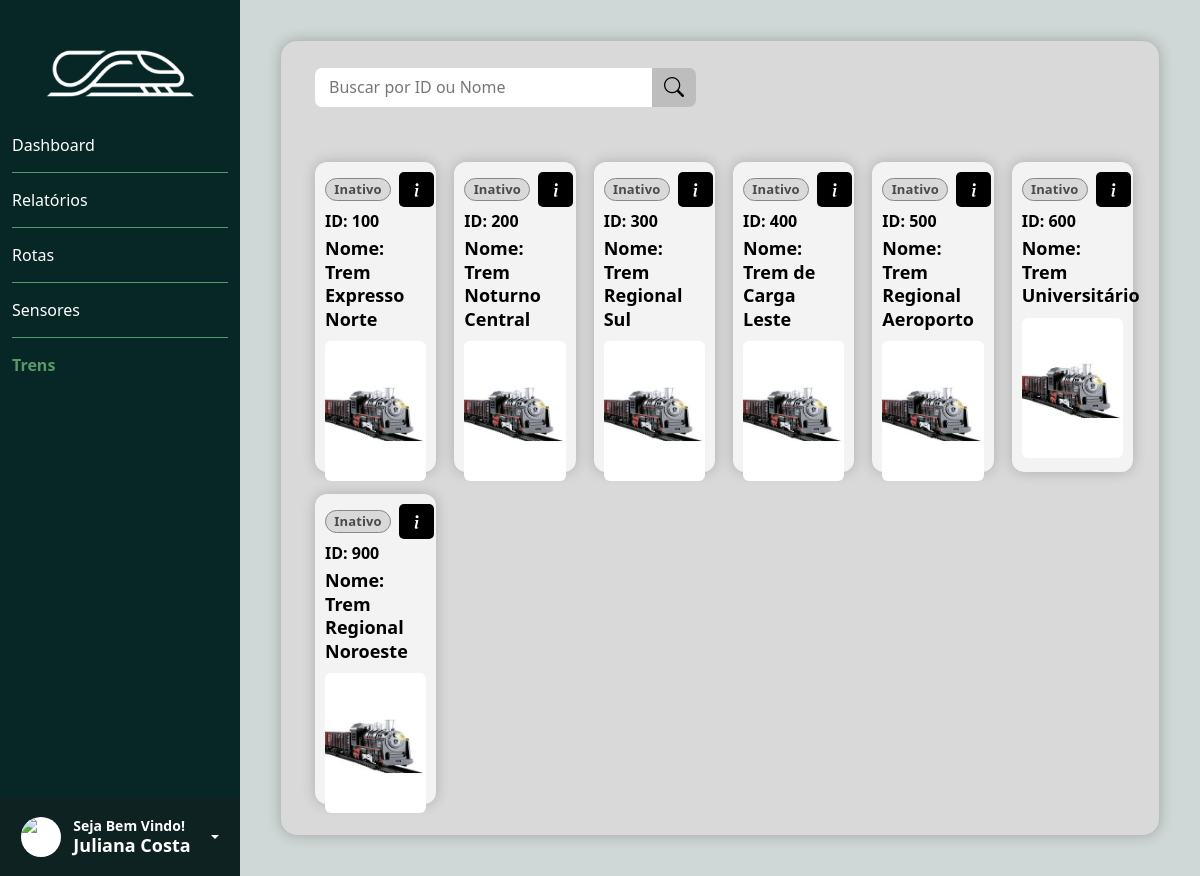
Page /public/tela_trens.php (signed in) on the committed database.
### tables this page shows
CREATE TABLE trens (
    trem_id INT NOT NULL AUTO_INCREMENT PRIMARY KEY,
    nome_trem VARCHAR(155) NOT NULL,
    responsavel_id INT NOT NULL,
    FOREIGN KEY (responsavel_id) REFERENCES usuarios(usuario_id)
);

### public/tela_trens.php (the view, shortened to what this page needs)
<?php
require_once __DIR__ . '/../infra/conexao.php';
$usuarioNome = $_SESSION['usuario_nome'] ?? 'Usuário';
$termoBusca = isset($_GET['q']) ? trim((string) $_GET['q']) : '';
$trens = [];
if ($termoBusca === '') {
    $resultadoTrens = mysqli_query($conexao, "SELECT trem_id, nome_trem, responsavel_id FROM trens ORDER BY trem_id ASC");
}
while ($trem = mysqli_fetch_assoc($resultadoTrens)) {
    $trens[] = $trem;
}
?>
<!DOCTYPE html>
<html lang="pt-br">
<head>
    <link href="https://cdn.jsdelivr.net/npm/bootstrap@5.3.8/dist/css/bootstrap.min.css" rel="stylesheet">
    <link rel="stylesheet" href="https://cdn.jsdelivr.net/npm/bootstrap-icons@1.11.3/font/bootstrap-icons.min.css">
    <link rel="stylesheet" href="../assets/style/style.css">
</head>
<body>
    <main>
        <nav class="nav1">
            <img src="../assets/img/logo.svg" alt="logo" class="logo">
            <ul class="ul1">
                <li class="lista1" id="li1"><a href="dashboard.php" class="lista1">Dashboard</a></li>
                <hr class="hr1 opacity-100">
                <li class="lista1" id="li1"><a href="tela_relatorios.php" class="lista1">Relatórios</a></li>
                <hr class="hr1 opacity-100">
                <li class="lista1" id="li1"><a href="tela_rotas.php" class="lista1">Rotas</a></li>
                <hr class="hr1 opacity-100">
                <li class="lista1" id="li1"><a href="tela_sensores.php" class="lista1">Sensores</a></li>
                <hr class="hr1 opacity-100">
                <li class="lista" id="li1"><a href="tela_trens.php" class="lista">Trens</a></li>
            </ul>
            <div class="dropdown">
                <div class="box_usuario dropdown-toggle" data-bs-toggle="dropdown" aria-expanded="false" role="button">
                    <div class="img_usuario">
                        <img src="../assets/img/usuario.png" alt="usuario" class="img-fluid">
                    </div>
                    <div class="h3">
                        <h3 class="h3_1">Seja Bem Vindo!</h3>
                        <h3 class="h3_2"><?php echo htmlspecialchars($usuarioNome); ?></h3>
                    </div>
                </div>
            </div>
        </nav>
        <section class="conteudo trens-conteudo">
            <div class="trens-painel">
                <div class="trens-topo d-flex align-items-center justify-content-between">
                    <form method="GET" action="tela_trens.php" class="input-group trens-busca" autocomplete="off">
                        <input id="input_busca_trem" name="q" type="text" class="form-control trens-input" value="<?= htmlspecialchars($termoBusca, ENT_QUOTES, 'UTF-8'); ?>" placeholder="Buscar por ID ou Nome" aria-label="Buscar por ID ou Nome">
                        <button id="btn_busca_trem" class="btn trens-btn-busca" type="submit" aria-label="Buscar">
                            <i class="bi bi-search"></i>
                        </button>
                    </form>
                </div>
                <div class="trens-lista">
                    <div class="row trens-grid">
                        <?php if (empty($trens)): ?>
                            <div class="col-12">
                                <p class="text-center py-4 mb-0">Nenhum trem cadastrado.</p>
                            </div>
                        <?php else: ?>
                            <?php foreach ($trens as $trem): ?>
                                <?php
                                $tremId = (int) $trem['trem_id'];
                                $nomeTrem = htmlspecialchars((string) $trem['nome_trem'], ENT_QUOTES, 'UTF-8');
                                $responsavelId = (int) $trem['responsavel_id'];
                                $statusTrem = 'Inativo';
                                ?>
                                <div class="col">
                                    <article class="trens-card-trem" data-id="<?= $tremId; ?>" data-nome="<?= $nomeTrem; ?>" data-responsavel="<?= $responsavelId; ?>" data-status="<?= $statusTrem; ?>">
                                        <div class="trens-card-cabecalho">
                                            <div class="trens-card-header-row">
                                                <span class="trens-card-status inativo"><?= $statusTrem; ?></span>
                                                <div class="trens-card-acoes">
                                                    <button class="trens-card-acao" type="button" data-bs-toggle="modal" data-bs-target="#modal_visualizar_trem" aria-label="Detalhes do trem">
                                                        <i class="bi bi-info-lg"></i>
                                                    </button>
                                                </div>
                                            </div>
                                            <div class="trens-card-id">
                                                <strong>ID: <?= $tremId; ?></strong>
                                            </div>
                                            <p class="trens-card-nome">Nome: <?= $nomeTrem; ?></p>
                                        </div>
                                        <img src="../assets/img/trem_card.png" alt="Trem" class="trens-card-img">
                                    </article>
                                </div>
                            <?php endforeach; ?>
                        <?php endif; ?>
                    </div>
                </div>
            </div>
        </section>
    </main>
</body>
</html>

### rows in the picture
trens: statusTrem "Inativo", trem_id "100", nome_trem "Trem Expresso Norte"
trens: statusTrem "Inativo", trem_id "200", nome_trem "Trem Noturno Central"
trens: statusTrem "Inativo", trem_id "300", nome_trem "Trem Regional Sul"
trens: statusTrem "Inativo", trem_id "400", nome_trem "Trem de Carga Leste"
trens: statusTrem "Inativo", trem_id "500", nome_trem "Trem Regional Aeroporto"
trens: statusTrem "Inativo", trem_id "600", nome_trem "Trem Universitário"
trens: statusTrem "Inativo", trem_id "900", nome_trem "Trem Regional Noroeste"

### other values in the picture
$usuarioNome "Juliana Costa"
